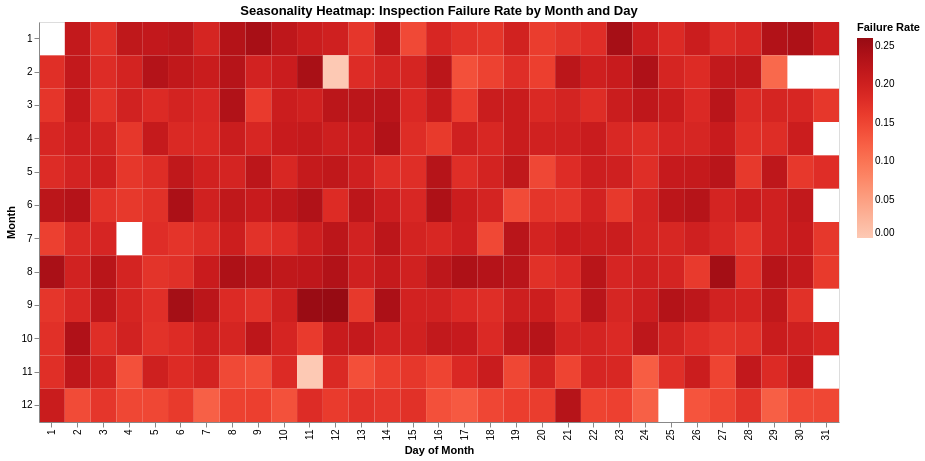

Notebook code for this chart:
### Markdown cell above
## EDA-2: Month × Day Heatmap Trends in Inspection Failure Rates(Gauthami Ghadiyaram)

### Code cell
import pandas as pd
import altair as alt

alt.data_transformers.disable_max_rows()


df = df_eda.dropna(subset=['inspection_date']).copy()
df['inspection_date'] = pd.to_datetime(df['inspection_date'])


df['month'] = df['inspection_date'].dt.month
df['day']   = df['inspection_date'].dt.day


heat = (
    df.groupby(['month','day'])
      .agg(fail_rate=('is_fail','mean'))
      .reset_index()
)


chart = (
    alt.Chart(heat)
    .mark_rect()
    .encode(
        x=alt.X('day:O', title='Day of Month'),
        y=alt.Y('month:O', title='Month'),
        color=alt.Color('fail_rate:Q', title='Failure Rate',
                        scale=alt.Scale(scheme='reds')),
        tooltip=[
            alt.Tooltip('month:O', title='Month'),
            alt.Tooltip('day:O', title='Day'),
            alt.Tooltip('fail_rate:Q', title='Failure Rate', format='.1%')
        ]
    )
    .properties(
        width=800,
        height=400,
        title='Seasonality Heatmap: Inspection Failure Rate by Month and Day'
    )
)

chart

### Figure 1 — Vega-Lite specification as saved in the notebook (floating-point values rounded to 4 significant figures; data arrays with more than 128 entries replaced by an {"elided": "..."} marker saying what was removed)
{"config": {"view": {"continuousWidth": 300, "continuousHeight": 300}}, "data": {"name": "data-25dfb85f6adaae36ace8bedf08ae1e3b"}, "mark": {"type": "rect"}, "encoding": {"color": {"field": "fail_rate", "scale": {"scheme": "reds"}, "title": "Failure Rate", "type": "quantitative"}, "tooltip": [{"field": "month", "title": "Month", "type": "ordinal"}, {"field": "day", "title": "Day", "type": "ordinal"}, {"field": "fail_rate", "format": ".1%", "title": "Failure Rate", "type": "quantitative"}], "x": {"field": "day", "title": "Day of Month", "type": "ordinal"}, "y": {"field": "month", "title": "Month", "type": "ordinal"}}, "height": 400, "title": "Seasonality Heatmap: Inspection Failure Rate by Month and Day", "width": 800, "$schema": "https://vega.github.io/schema/vega-lite/v5.20.1.json", "datasets": {"data-25dfb85f6adaae36ace8bedf08ae1e3b": {"elided": "363 records"}}}
